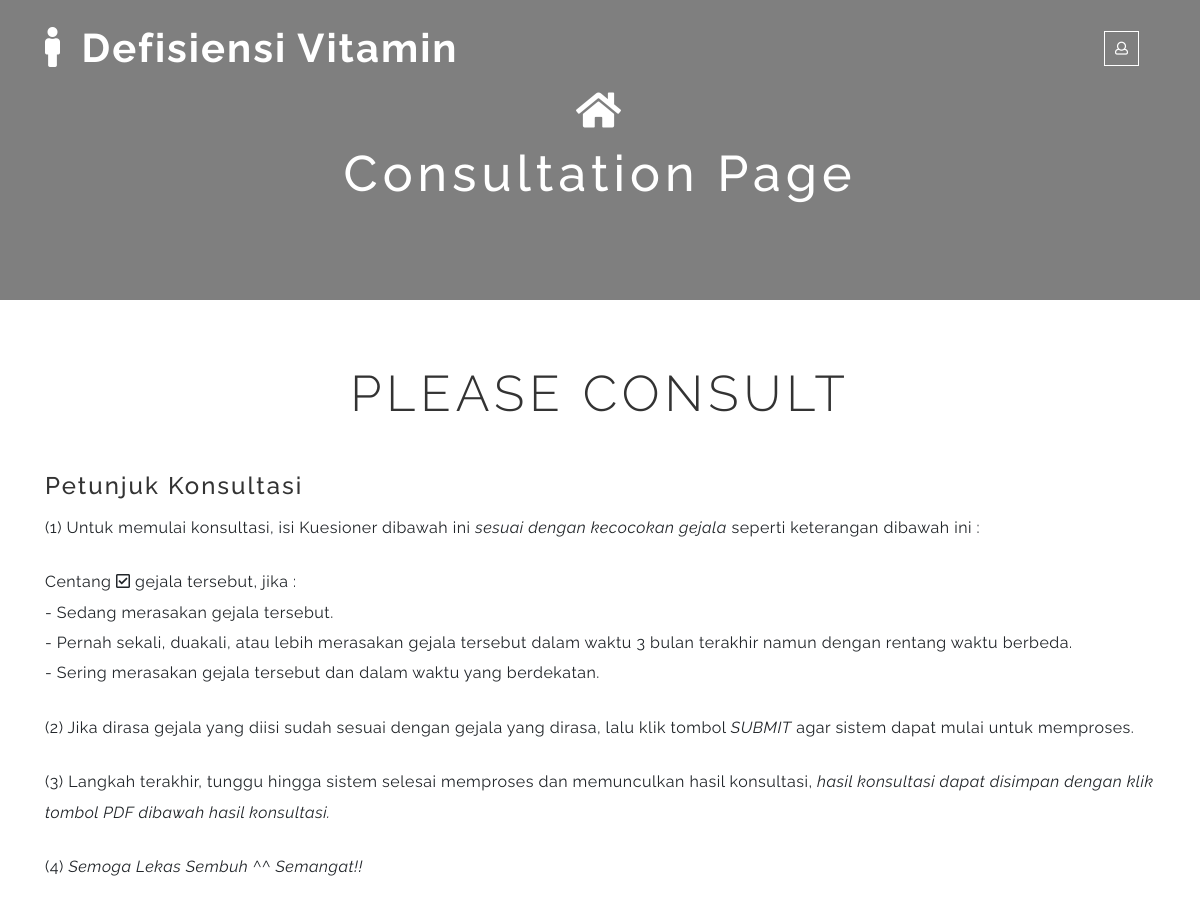
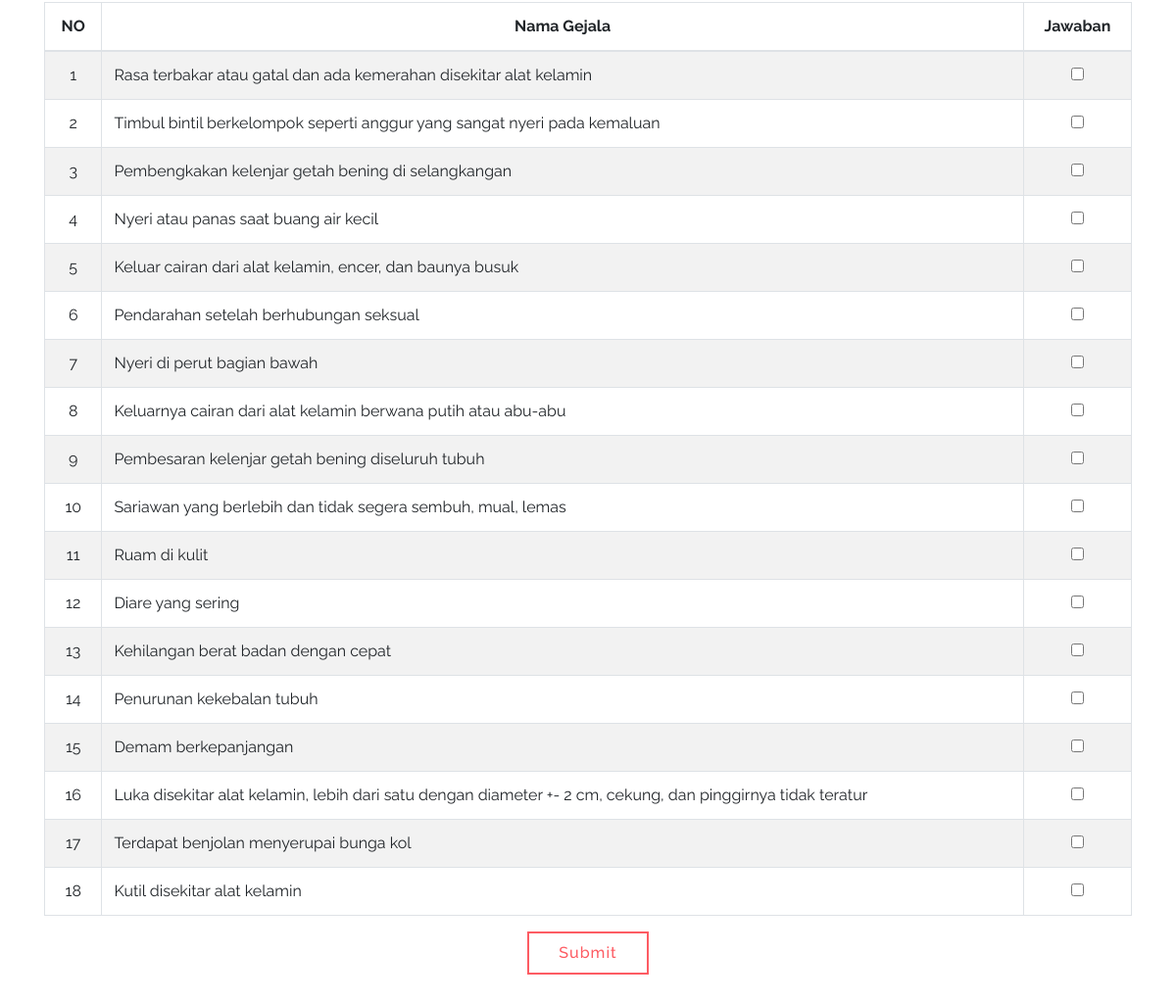
/Welcome/Konsultasi, run on the app's committed database (2 pictures, top to bottom).
### tables this page shows
CREATE TABLE `gejala` (
  `id_gejala` int(11) NOT NULL,
  `kd_gejala` varchar(8) NOT NULL,
  `nm_gejala` varchar(255) NOT NULL
);

### application/controllers/Welcome.php (called while the page is built, shortened)
<?php
class Welcome extends CI_Controller {
	function __construct()
	{
		$this->load->library(array('form_validation'));
		$this->load->model('M_Welcome');
	}
	public function Konsultasi()
	{
		$data['gejala']=$this->M_Welcome->getDataGejala();
		$this->load->view('konsultasi', $data);
	}
}

### index.php (called while the page is built, shortened)
<?php
require_once BASEPATH.'core/CodeIgniter.php';

### application/models/M_Welcome.php (called while the page is built, shortened)
<?php
class M_Welcome extends CI_Model {
	public function getDataGejala($value='')
	{
		$this->db->select('*');
		$this->db->from('gejala');
		$this->db->order_by('id_gejala');
		$query = $this->db->get();
		return $query->result();
	}
}

### application/views/konsultasi.php (the view, shortened to what this page needs)
<!DOCTYPE html>
<html lang="en">
<head>
    <link rel="stylesheet" href="<?php echo base_url();?>assetsWelcome/css/bootstrap.css">
    <link rel="stylesheet" type="text/css" href="<?php echo base_url();?>assetsWelcome/css/style.css" media="all">
    <link rel="stylesheet" type="text/css" href="<?php echo base_url();?>assetsWelcome/css/fontawesome-all.css">
</head>
<body>
<header>
	<div class="container">
		<nav class="top_nav d-flex pt-4">
			<h1>
				<a class="navbar-brand" href="<?php echo base_url()?>Welcome">
					<span class="fa fa-male mr-2"></span> Defisiensi Vitamin
				</a>
			</h1>
			<div class="w3ls_right_nav ml-auto d-flex">
				<div class="nav-icon d-flex">
					<a class="text-white login_btn align-self-center mx-md-3" data-toggle="modal" data-target="#exampleModal1">
						<i class="far fa-user"></i>
					</a>
				</div>
			</div>
		</nav>
		<nav class="navbar navbar-expand-lg navbar-light justify-content-center">
			<div class="collapse navbar-collapse" id="navbarSupportedContent">
				<ul class="navbar-nav mx-auto text-center">
					<li class="nav-item">
						<a class="nav-link" href="<?php echo base_url()?>Welcome">
							<span class="fa fa-home" style="font-size:40px;"></span>
						</a>
					</li>
				</ul>
			</div>
		</nav>
	</div>
</header>
<div class="inner_banner layer" id="home">
	<div class="container">
		<div class="banner-padding">
			<h2 class="text-center heading">Consultation Page</h2>
		</div>
	</div>
</div>
<section class="services py-5" id="furniture">
	<div class="container py-lg-3">
		<h3 class="heading mb-5 text-center">Please Consult</h3>
		<h5 class="card-title ">
			<a href="single.html">Petunjuk Konsultasi</a>
		</h5>
		<p class="card-text">
			<p>(1) Untuk memulai konsultasi, isi Kuesioner dibawah ini <em>sesuai dengan kecocokan gejala</em> seperti keterangan dibawah ini :</p><br>
          	<p>Centang <span class="far fa-check-square"></span> gejala tersebut, jika :</p>
          	<p>- Sedang merasakan gejala tersebut.</p>
          	<p>- Pernah sekali, duakali, atau lebih merasakan gejala tersebut dalam waktu 3 bulan terakhir namun dengan rentang waktu berbeda.</p>
          	<p>- Sering merasakan gejala tersebut dan dalam waktu yang berdekatan.</p><br>
          	<p>(2) Jika dirasa gejala yang diisi sudah sesuai dengan gejala yang dirasa, lalu klik tombol <em>SUBMIT</em> agar sistem dapat mulai untuk memproses.</p><br>
          	<p>(3) Langkah terakhir, tunggu hingga sistem selesai memproses dan memunculkan hasil konsultasi, <em>hasil konsultasi dapat disimpan dengan klik tombol <em>PDF</em> dibawah hasil konsultasi.</em></p><br>
          	<p>(4) <em>Semoga Lekas Sembuh ^^ Semangat!!</em></p>
        </p><br>
        <form action="<?php echo site_url('Perhitungan'); ?>" method="post" enctype="multipart/form-data">
			<table class="table table-striped table-bordered data">
	            <thead>
	                <tr class="bg-group" align="center">
	            	    <th>NO</th>
	                	<th>Nama Gejala</th>
	                  	<th>Jawaban</th>
	                </tr>
	            </thead>
	            <tbody>
		            <?php
		            $i=1;
		            foreach ($gejala as $key) {
		            ?>
		                <tr>
		            	    <td align="center"><?php echo $i; ?></td>
		                	<td><?php echo $key->nm_gejala;?></td>
		                	<td align="center"><input type="checkbox" name="check_list[]" alt="Checkbox" value="<?php echo $key->id_gejala ?>"></td>
		                </tr>
		            <?php
		            $i++;
		            }
		            ?>
	            </tbody>
	        </table>
			<div class="agileinfo_mail_grid_right submit-buttons text-center">
				<input type="submit" value="Submit">
			</div>
		</form>
	</div>
</section>
</body>
</html>

### assetsWelcome/css/style.css (style rules this page uses)
html, body { margin: 0; font-size: 100%; background: #fff; font-family: 'Raleway', sans-serif; }
body a { text-decoration: none; transition: 0.5s all; -webkit-transition: 0.5s all; -moz-transition: 0.5s all; -o-transition: 0.5s all; -ms-transition: 0.5s all; font-family: 'Raleway', sans-serif; }
input[type="button"], input[type="submit"], input[type="text"], input[type="email"], input[type="search"] { transition: 0.5s all; -webkit-transition: 0.5s all; -moz-transition: 0.5s all; -o-transition: 0.5s all; -ms-transition: 0.5s all; }
h1, h2, h3, h4, h5, h6 { margin: 0; letter-spacing: 0px; }
li { list-style-type: none; }
p { margin: 0; font-size: 1em; line-height: 1.9em; letter-spacing: .5px; }
ul { margin: 0; padding: 0; }
header { position: absolute; z-index: 9; width: 100%; }
.navbar-light .navbar-nav .nav-link { color: #fff; font-size: 14px; letter-spacing: 3px; padding: 10px 15px; text-transform: uppercase; }
.navbar-brand { padding-top: 0rem; padding-bottom: 0rem; margin-right: 0rem; font-size: 2.5rem; font-weight: 700; letter-spacing: 2px; color: #fff; line-height: initial; }
.nav-icon a { border: 1px solid #fff; width: 35px; height: 35px; line-height: 34px; text-align: center; font-size: 13px; }
.inner_banner { -webkit-background-size: cover; -moz-background-size: cover; -o-background-size: cover; -ms-background-size: cover; background-size: cover; position: relative; z-index: 1; }
.banner-padding { padding: 12vw 0 8vw; }
h2.heading { color: #fff; font-size: 50px; letter-spacing: 5px; }
.banner:after, .inner_banner:after { background-color: #000; content: ""; left: 0; opacity: 0.5; top: 0; position: absolute; height: 100%; width: 100%; z-index: -1; }
h3.heading { font-size: 50px; text-transform: uppercase; font-weight: 300; letter-spacing: 5px; color: #333; }
.agileinfo_mail_grid_right input[type="submit"], .agileinfo_mail_grid_right input[type="reset"] { outline: none; border: none; cursor: pointer; -webkit-transition: 0.5s all; -moz-transition: 0.5s all; -o-transition: 0.5s all; -ms-transition: 0.5s all; transition: 0.5s all; color: #fff; letter-spacing: 1px; padding: 8px 30px; display: inline-block; font-weight:500; font-size: 16px; color: #fd5c63; background: transparent; border: 2px solid #fd5c63; }
.blog-grid-top h3,.two-blog2 h3,h5.card-title { font-size: 1.5em; margin: 1em 0 .5em 0; letter-spacing: 2px; }
.blog-grid-top h3 a,.two-blog2 h3 a,h5.card-title a { color: #333333; }

### data on the page
gejala: nm_gejala "Rasa terbakar atau gatal dan ada kemerahan disekitar alat kelamin"
gejala: nm_gejala "Timbul bintil berkelompok seperti anggur yang sangat nyeri pada kemaluan"
gejala: nm_gejala "Pembengkakan kelenjar getah bening di selangkangan"
gejala: nm_gejala "Nyeri atau panas saat buang air kecil"
gejala: nm_gejala "Keluar cairan dari alat kelamin, encer, dan baunya busuk"
gejala: nm_gejala "Pendarahan setelah berhubungan seksual"
gejala: nm_gejala "Nyeri di perut bagian bawah"
gejala: nm_gejala "Keluarnya cairan dari alat kelamin berwana putih atau abu-abu"
gejala: nm_gejala "Pembesaran kelenjar getah bening diseluruh tubuh"
gejala: nm_gejala "Sariawan yang berlebih dan tidak segera sembuh, mual, lemas"
gejala: nm_gejala "Ruam di kulit"
gejala: nm_gejala "Diare yang sering"
gejala: nm_gejala "Kehilangan berat badan dengan cepat"
gejala: nm_gejala "Penurunan kekebalan tubuh"
gejala: nm_gejala "Demam berkepanjangan"
gejala: nm_gejala "Luka disekitar alat kelamin, lebih dari satu dengan diameter +- 2 cm, cekung, dan pinggirnya tidak teratur"
gejala: nm_gejala "Terdapat benjolan menyerupai bunga kol"
gejala: nm_gejala "Kutil disekitar alat kelamin"
